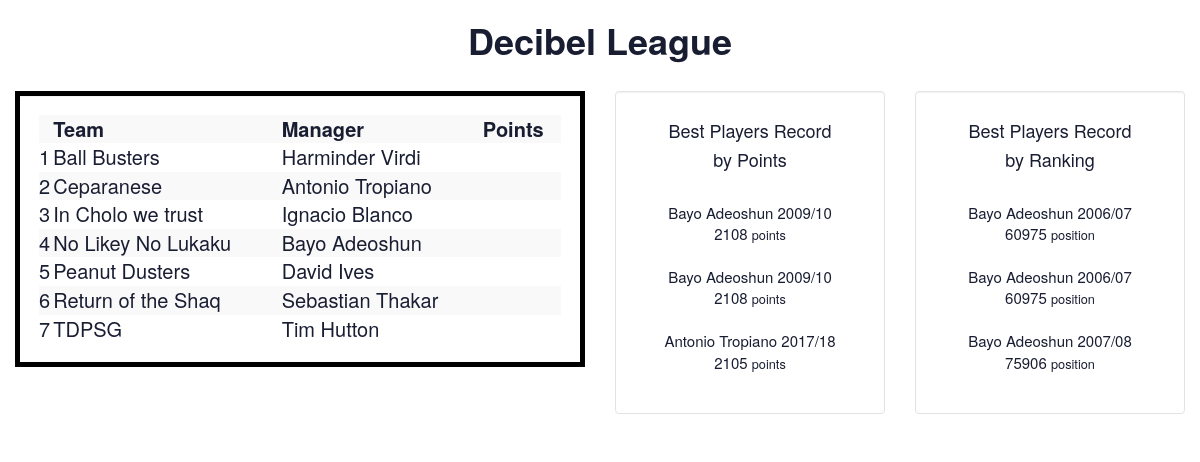
Page /153875 on the committed database.
### fpl.py (models this page shows)
class Leagues(db.Model):
    __table__ = db.Model.metadata.tables['leagues']

class Teams(db.Model):
    __table__ = db.Model.metadata.tables['teams']

class Users(db.Model):
    __table__ = db.Model.metadata.tables['users']

### fpl.py (the view)
@app.route('/<league_id>')
def league_info(league_id):
    entries = []
    existing_league_ids = db.session.query(Leagues.league_id).all()
    league_list = [i[0] for i in existing_league_ids]
    if int(league_id) not in league_list:
        flash('No data for the requested League. Insert League Id in the form below to generate data for this League', 'error')
        return redirect(url_for('landing_page'))
    cur=db.session.query(Users.name, Users.surname, Teams.team_name).join(Teams,Teams.user_id==Users.user_id).filter(
          Teams.league_id == league_id).group_by(Teams.team_name).all()
    entries.append(cur)
    cur=db.session.query(Users.name, Users.surname, Users.points, Users.season_name).join(Teams,Teams.user_id==Users.user_id).filter(
          Teams.league_id == league_id).all()
    res_sort = sorted(cur, key = lambda x: x[2], reverse = True)
    entries.append(res_sort)
    cur=db.session.query(Users.name, Users.surname, Users.rank, Users.season_name).join(Teams,Teams.user_id==Users.user_id).filter(
          Teams.league_id == league_id).all()
    res_sort = sorted(cur, key = lambda x: x[2], reverse = False)
    entries.append(res_sort)
    cur=db.session.query(Leagues.league_name).filter(Leagues.league_id == league_id).all()
    entries.append(cur)
    return render_template('show_entries.html', entries=entries)

### templates/show_entries.html (shortened to what this page needs)
{% extends "layout.html" %}
{% block body %}
<div class="container-fluid">
    <div class="row">
        <div id='league'>
        <h1><b>{{ entries[3][0].league_name }}</b></h1>
        </div>
    <div class="col-sm-6">
      <br>
      <div class="well" id="table">
          <table class="table-striped" style="width:100%">
              <tr>
               <th></th>
		       <th>Team</th>
               <th>Manager</th>
               <th>Points</th>
		     </tr>
	       {% for entry in entries[0] %}
		     <tr>
                 <td>{{ loop.index }}</td>
                 <td>{{ entry.team_name }}</td>
                 <td>{{ entry.name + " " + entry.surname }}</td>
                 <td>{{ entry.points }}</td>
		     </tr>
           {% endfor %}
          </table>
      </div>
    </div>
    <div class="col-sm-3">
      <br>
      <div class="well" id="stats">
          <h4>Best Players Record</h4>
          <h4>by Points</h4>
          <br>
          {% for entry in entries[1][0:3] %}
            {{ entry.name + " " + entry.surname }}
            {{ entry.season_name }}
            <br>
            {{ entry.points }} <small>points</small>
            <br>
            <br>
        {% endfor %}
        </div>
    </div>
    <div class="col-sm-3">
        <br>
      <div class="well" id="stats">
        <h4>Best Players Record</h4>
        <h4>by Ranking</h4>
        <br>
        {% for entry in entries[2][0:3] %}
          {{ entry.name + " " + entry.surname }}
          {{ entry.season_name }}
          <br>
          {{ entry.rank }} <small>position</small>
          <br>
          <br>
      {% endfor %}
      </div>
    </div>
    </div>
</div>
{% endblock %}

### templates/layout.html (shortened to what this page needs)
<!doctype html>
<link rel="stylesheet" href="https://maxcdn.bootstrapcdn.com/bootstrap/3.3.7/css/bootstrap.min.css">
<!DOCTYPE html>
<html lang="en">
  <head>
    <link rel="stylesheet" href="https://code.jquery.com/ui/1.12.1/themes/base/jquery-ui.css">
    <link href="{{ url_for('static', filename='style.css') }}" rel='stylesheet' />
  </head>
  <body>
    {% block body %}
    {% endblock %}
  </body>
</html>

### static/style.css (style rules this page uses)
#league { text-align: center; color: #191d32; }
.well { background: white; }
.well#table { font-size: 20px; color: #191d32; border: 5px solid black; border-radius: 0px; }
.well#stats { font-size: 15px; text-align: center; color: #191d32; }

### rows in the picture
Leagues: league_name "Decibel League"
Teams: team_name "Ball Busters", name "Harminder Virdi"
Teams: team_name "Ceparanese", name "Antonio Tropiano"
Teams: team_name "In Cholo we trust", name "Ignacio Blanco"
Teams: team_name "No Likey No Lukaku", name "Bayo Adeoshun"
Teams: team_name "Peanut Dusters", name "David Ives"
Teams: team_name "Return of the Shaq", name "Sebastian Thakar"
Teams: team_name "TDPSG", name "Tim Hutton"
Users: name+surname "Bayo Adeoshun", season_name "2009/10", points "2108"
Users: name+surname "Bayo Adeoshun", season_name "2009/10", points "2108"
Users: name+surname "Antonio Tropiano", season_name "2017/18", points "2105"
Users: name+surname "Bayo Adeoshun", season_name "2006/07", rank "60975"
Users: name+surname "Bayo Adeoshun", season_name "2006/07", rank "60975"
Users: name+surname "Bayo Adeoshun", season_name "2007/08", rank "75906"
